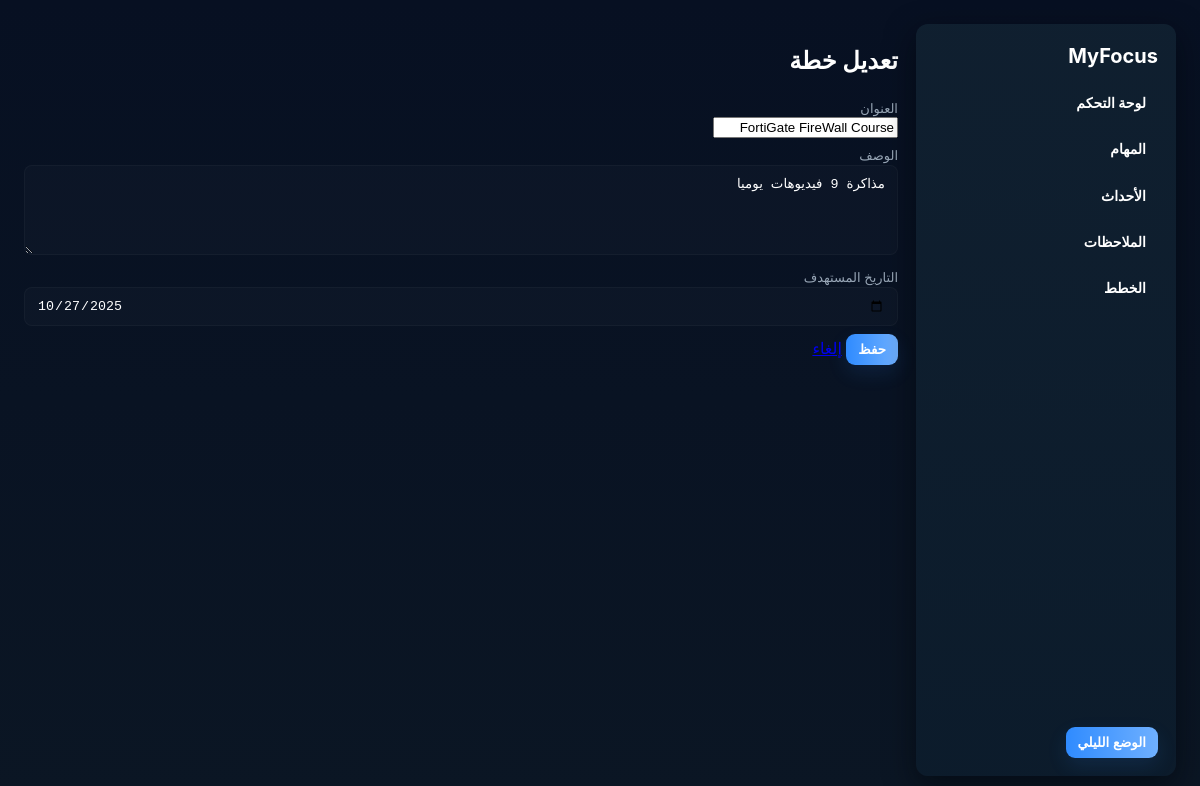
Page /plans/edit/3 on the earlier database version.
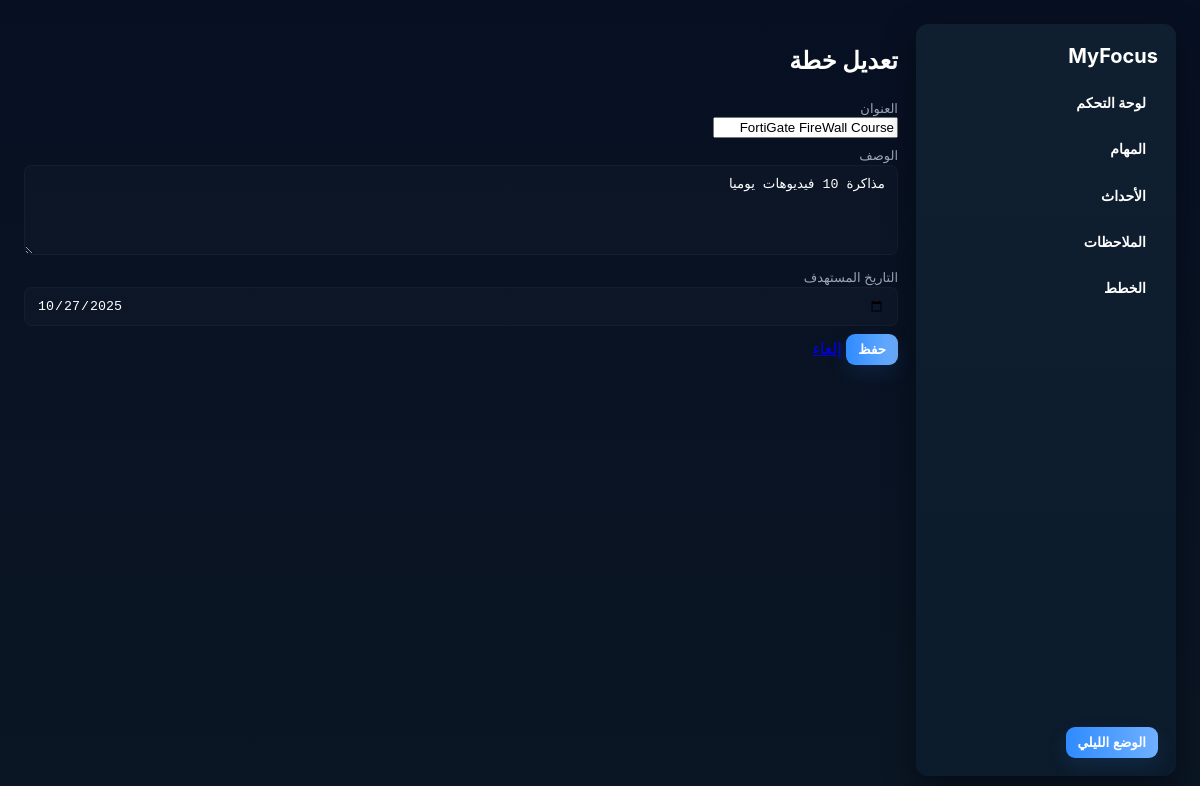
Same page on the later database version.
### tables this page shows
CREATE TABLE plans (
        id INTEGER PRIMARY KEY AUTOINCREMENT,
        title TEXT NOT NULL,
        description TEXT,
        target_date TEXT
    );

### app.py (the view, shortened to what this page needs)
@app.route('/plans/edit/<int:item_id>', methods=['GET', 'POST'])
def edit_plan(item_id):
    item = plan_model.get(item_id)
    if not item:
        flash('الخطة غير موجودة', 'error')
        return redirect(url_for('plans_page'))
    return render_template('plan_edit.html', plan=item)

### models.py (called while the page is built)
def _connect(dbfile=None):
    if not dbfile:
        dbfile = DB_PATH
    elif not os.path.isabs(dbfile):
        dbfile = os.path.join(BASE_DIR, dbfile)
    conn = sqlite3.connect(dbfile, check_same_thread=False)
    conn.row_factory = sqlite3.Row
    return conn

    @staticmethod
    def _conn():
        return _connect(plans.DBFILE)

    @staticmethod
    def get(item_id):
        conn = plans._conn(); cur = conn.cursor()
        cur.execute("SELECT * FROM plans WHERE id=?", (item_id,))
        row = cur.fetchone()
        conn.close()
        return dict(row) if row else None

### templates/plan_edit.html
{% extends "base.html" %}
{% block content %}
<h2>تعديل خطة</h2>
<form method="post">
  <label>العنوان<br><input name="title" value="{{ plan.title }}" required></label>
  <label>الوصف<br><textarea name="description">{{ plan.description or '' }}</textarea></label>
  <label>التاريخ المستهدف<br><input type="date" name="target_date" value="{{ plan.target_date or '' }}"></label>
  <button type="submit">حفظ</button>
  <a href="{{ url_for('plans_page') }}" class="ghost">إلغاء</a>
</form>
{% endblock %}

Differences in the rows shown:
changed plans "FortiGate FireWall Course": description "مذاكرة 9 فيديوهات يوميا" → "مذاكرة 10 فيديوهات يوميا"
